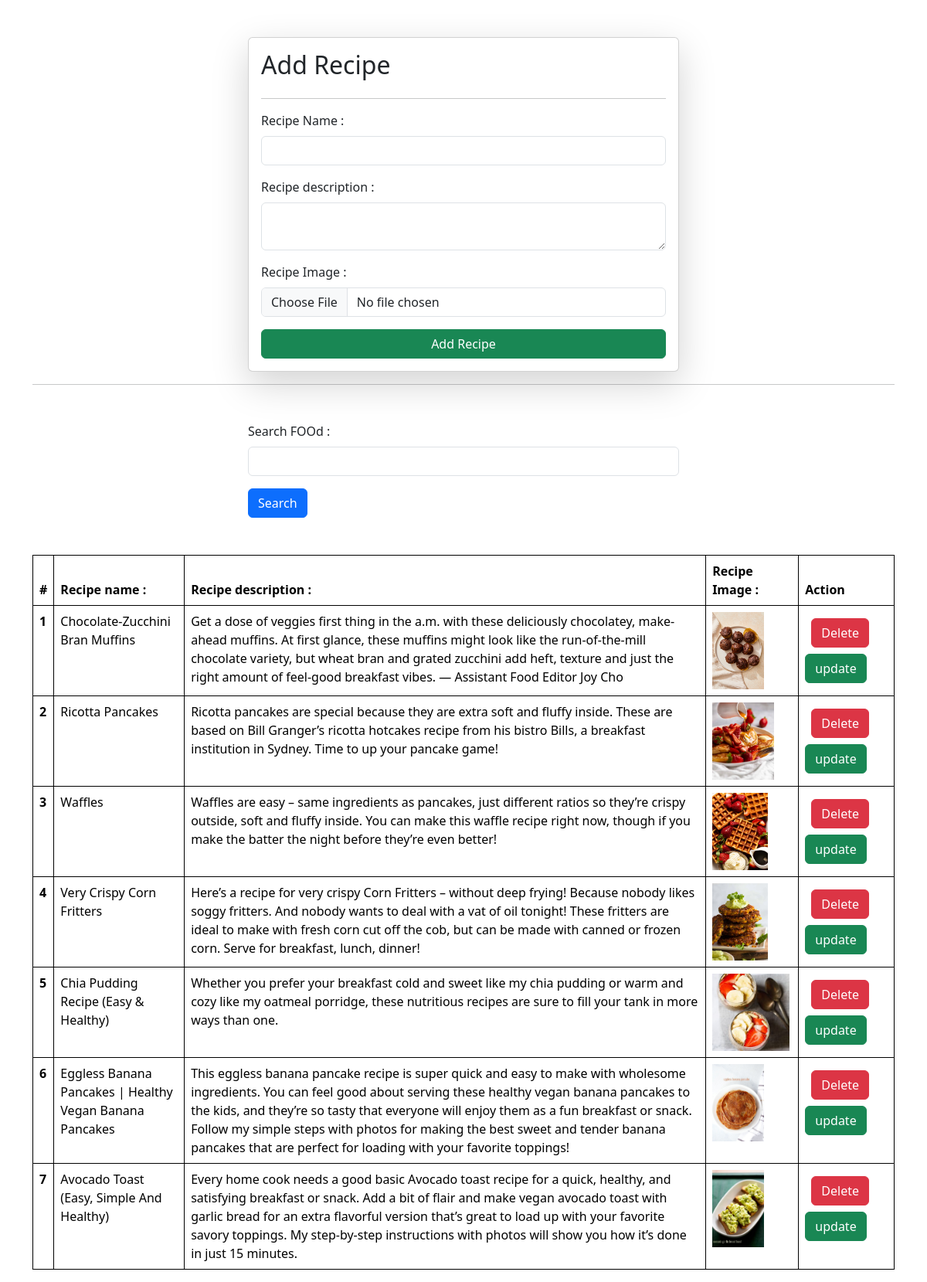
The app's page /recipes/ with its own data.
### vege/models.py (models this page shows)
class Recipe(models.Model):
    user = models.ForeignKey(User , on_delete=models.SET_NULL,null=True ,blank=True )
    recipe_name=models.CharField(max_length=100)
    recipe_description=models.TextField()
    recipe_image=models.ImageField()

### vege/views.py (the view, shortened to what this page needs)
# urls.py: path('recipes/', recipes , name="recipes"),
def recipes(request):
    queryset=Recipe.objects.all()
    if request.GET.get('search'):
         queryset=queryset.filter(recipe_name__icontains = request.GET.get('search'))
    context={'recipes':queryset}
    return render(request,'recipes.html',context)

### vege/templates/recipes.html (shortened to what this page needs)
{%extends "base.html"%}
{%block start %}
<div class='container mt-5' >
    <form class ="col-6 mx-auto card p-3 shadow-lg" method="post" enctype="multipart/form-data">
        <h2> Add Recipe </h2>
        <hr>
        <div class="mb-3">
          <label for="exampleInputEmail1" class="form-label">Recipe Name : </label>
          <input name="recipe_name"  required type="text" class="form-control" >
        </div>
        <div class="mb-3">
          <label for="exampleInputPassword1" class="form-label">Recipe description : </label>
          <textarea name="recipe_description" required class='form-control'> </textarea>
        </div>
        <div class="mb-3">
            <label for="exampleInputPassword1" class="form-label">Recipe Image : </label>
            <input  name="recipe_image" type="file" class="form-control" >
          </div>
        <button type="submit" class="btn btn-success">Add Recipe</button>
      </form>
 <hr>
 <div class="mt-5">
  <div class="mx-auto col-6">
    <form>
        <div class="mb-3">
            <label for="exampleInputEmail1" class="form-label">Search FOOd : </label>
            <input name="search"  type="text" class="form-control" >
        </div>
        <button type="submit" class="btn btn-primary">Search </button>
   </form>
  </div>
 </div>
 <table class="table mt-5">
    <thead>
      <tr>
        <th scope="col">#</th>
        <th scope="col">Recipe name :</th>
        <th scope="col">Recipe description :</th>
        <th scope="col">Recipe Image : </th>
        <th scope="col">Action</th>
      </tr>
    </thead>
    <tbody>
        {%for recipe in recipes %}
      <tr>
        <th scope="row">{{forloop.counter}}</th>
        <td>{{recipe.recipe_name}}</td>
        <td>{{recipe.recipe_description}}</td>
        <td>
            <img src="/media/{{recipe.recipe_image}}/"  style ="height:100px"> </td>
            <td>
                <a href="/delete-recipe/{{recipe.id}}" class="btn btn-danger m-2">Delete </a>
                <a href="/update-recipe/{{recipe.id}}" class="btn btn-success">update </a>
            </td>
      </tr>
     {% endfor %}
    </tbody>
  </table>
</div>
{%endblock%}

### home/templates/base.html (shortened to what this page needs)
<!DOCTYPE html>
<html lang="en">
<head>
    <link href="https://cdn.jsdelivr.net/npm/bootstrap@5.3.3/dist/css/bootstrap.min.css" rel="stylesheet">
</head>
<body>
    {%block start%}
    {% endblock %}
</body>
</html>

### home/templates/base.html (style rules this page uses)
table,th,td { border:1px solid black; }

### records on screen
Recipe: recipe_name "Chocolate-Zucchini Bran Muffins", recipe_description "Get a dose of veggies first thing in the a.m. with these deliciously chocolatey, make-ahead muffins. At first glance, these muffins might look like the run-of-the-mill chocolate variety, but wheat bran and grated zucchini add heft, texture and just the right amount of feel-good breakfast vibes. — Assistant Food Editor Joy Cho", recipe_image (picture)
Recipe: recipe_name "Ricotta Pancakes", recipe_description "Ricotta pancakes are special because they are extra soft and fluffy inside. These are based on Bill Granger’s ricotta hotcakes recipe from his bistro Bills, a breakfast institution in Sydney. Time to up your pancake game!", recipe_image (picture)
Recipe: recipe_name "Waffles", recipe_description "Waffles are easy – same ingredients as pancakes, just different ratios so they’re crispy outside, soft and fluffy inside. You can make this waffle recipe right now, though if you make the batter the night before they’re even better!", recipe_image (picture)
Recipe: recipe_name "Very Crispy Corn Fritters", recipe_description "Here’s a recipe for very crispy Corn Fritters – without deep frying! Because nobody likes soggy fritters. And nobody wants to deal with a vat of oil tonight! These fritters are ideal to make with fresh corn cut off the cob, but can be made with canned or frozen corn. Serve for breakfast, lunch, dinner!", recipe_image (picture)
Recipe: recipe_name "Chia Pudding Recipe (Easy & Healthy)", recipe_description "Whether you prefer your breakfast cold and sweet like my chia pudding or warm and cozy like my oatmeal porridge, these nutritious recipes are sure to fill your tank in more ways than one.", recipe_image (picture)
Recipe: recipe_name "Eggless Banana Pancakes | Healthy Vegan Banana Pancakes", recipe_description "This eggless banana pancake recipe is super quick and easy to make with wholesome ingredients. You can feel good about serving these healthy vegan banana pancakes to the kids, and they’re so tasty that everyone will enjoy them as a fun breakfast or snack. Follow my simple steps with photos for making the best sweet and tender banana pancakes that are perfect for loading with your favorite toppings!", recipe_image (picture)
Recipe: recipe_name "Avocado Toast (Easy, Simple And Healthy)", recipe_description "Every home cook needs a good basic Avocado toast recipe for a quick, healthy, and satisfying breakfast or snack. Add a bit of flair and make vegan avocado toast with garlic bread for an extra flavorful version that’s great to load up with your favorite savory toppings. My step-by-step instructions with photos will show you how it’s done in just 15 minutes.", recipe_image (picture)
